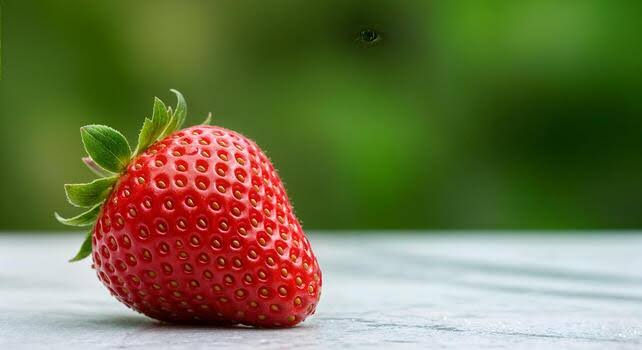
#> input picture sample images/images (1).jpg, 642 x 350 px, found by its file name
$ python ex25.py   (older library calls are emulated)
#> lines starting #> are read from the running program, lines starting #| are printed output that depends on the picture
import cv2
import numpy as np

# Read the image
img = cv2.imread(r"D:\Computer vision\sample images\images (1).jpg")
#> img is the input picture: shape (350, 642, 3); mean B, G, R 73.7, 116, 112.3

if img is None:
    print("Error: Image not found!")
else:
    # Convert to grayscale
    gray = cv2.cvtColor(img, cv2.COLOR_BGR2GRAY)
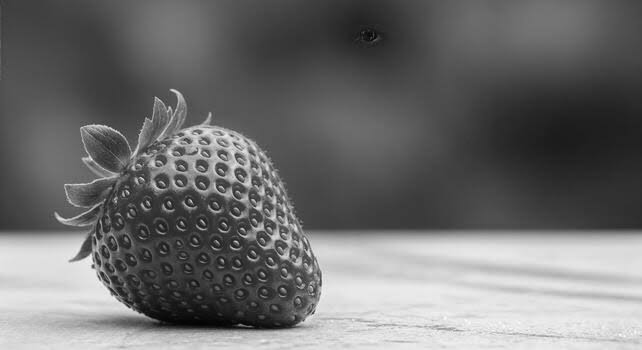
#> gray: shape (350, 642); min 4, max 251, mean 110.1

    # Gradient using Sobel operators
    grad_x = cv2.Sobel(gray, cv2.CV_64F, 1, 0, ksize=3)
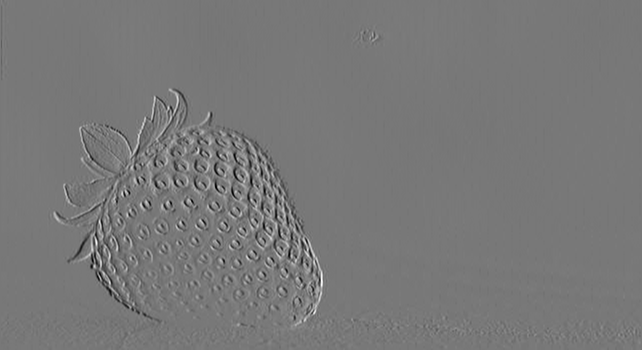
#> grad_x: shape (350, 642) float64; min -549, max 612, mean -0.2; drawn with min black and max white
    grad_y = cv2.Sobel(gray, cv2.CV_64F, 0, 1, ksize=3)
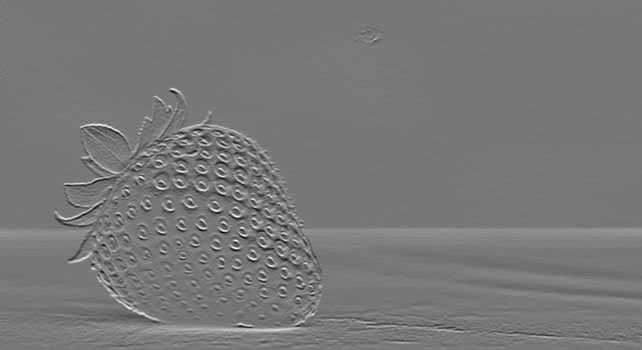
#> grad_y: shape (350, 642) float64; min -533, max 601, mean 3.2; drawn with min black and max white

    # Combine gradients
    gradient = cv2.magnitude(grad_x, grad_y)
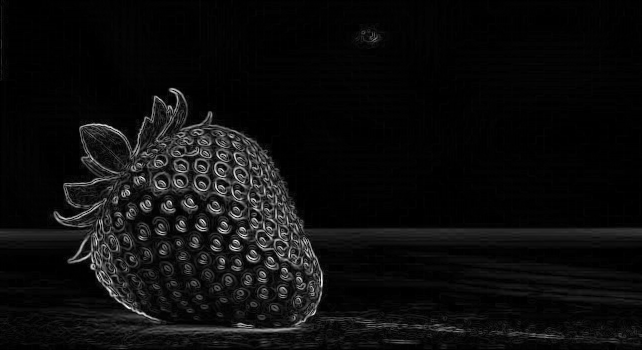
#> gradient: shape (350, 642) float64; min 0, max 640.1, mean 34.3; drawn with min black and max white

    # Convert to displayable format
    gradient = cv2.convertScaleAbs(gradient)
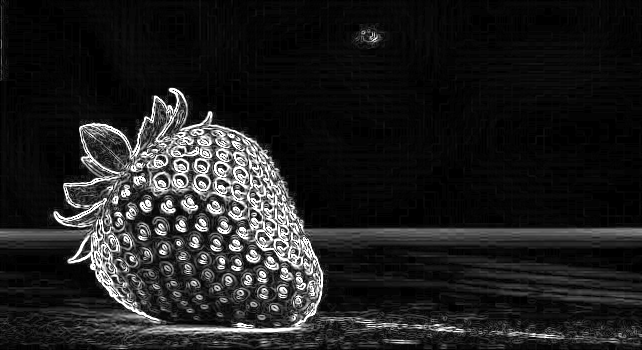
#> gradient: shape (350, 642); min 0, max 255, mean 32.2

    # Display images
    cv2.imshow("Original Image", img)
    cv2.imshow("Gradient Mask Image", gradient)

    cv2.waitKey(0)
    cv2.destroyAllWindows()

$ run again, with sample images/images (2).jpg copied over sample images/images (1).jpg
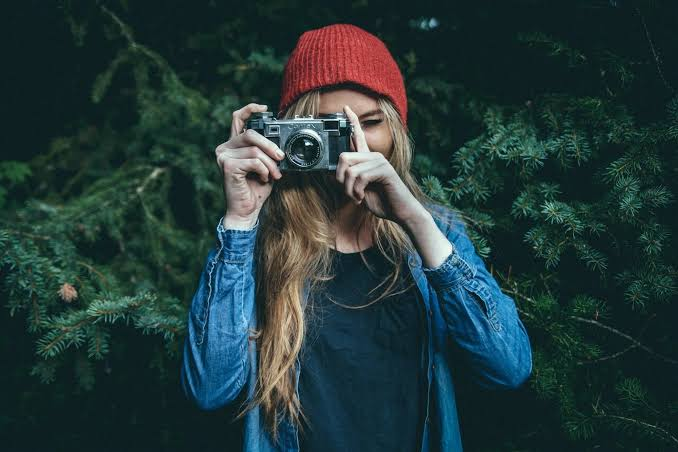
#> input picture sample images/images (2).jpg, 678 x 452 px, found by its file name
#> img is the input picture: shape (452, 678, 3); mean B, G, R 56.8, 56.5, 35.3
#> `grad_y = cv2.Sobel(gray, cv2.CV_64F, 0, 1, ksize=3)`:
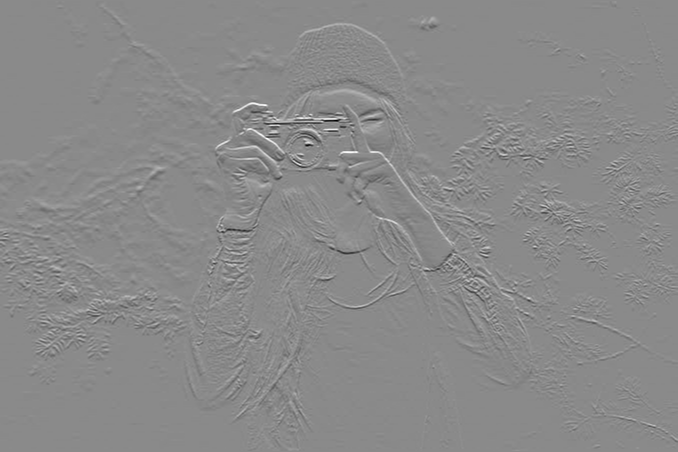
#> grad_y: shape (452, 678) float64; min -950, max 805, mean 0.1; drawn with min black and max white
#> `gradient = cv2.convertScaleAbs(gradient)`:
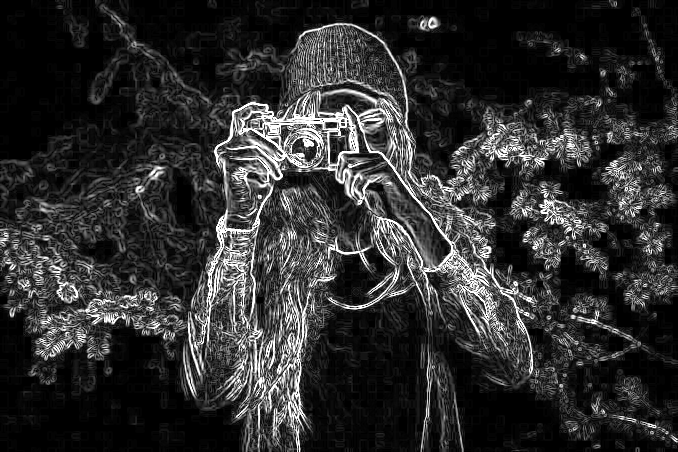
#> gradient: shape (452, 678); min 0, max 255, mean 46.7

$ run again, with sample images/images (3).jpg copied over sample images/images (1).jpg
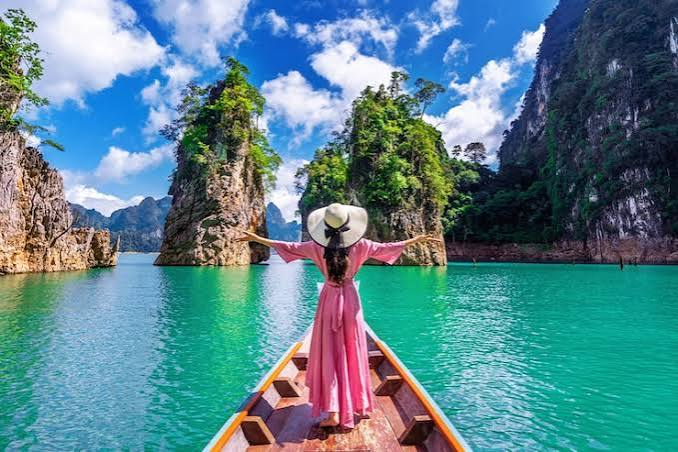
#> input picture sample images/images (3).jpg, 678 x 452 px, found by its file name
#> img is the input picture: shape (452, 678, 3); mean B, G, R 142.7, 131.7, 89.5
#> `grad_y = cv2.Sobel(gray, cv2.CV_64F, 0, 1, ksize=3)`:
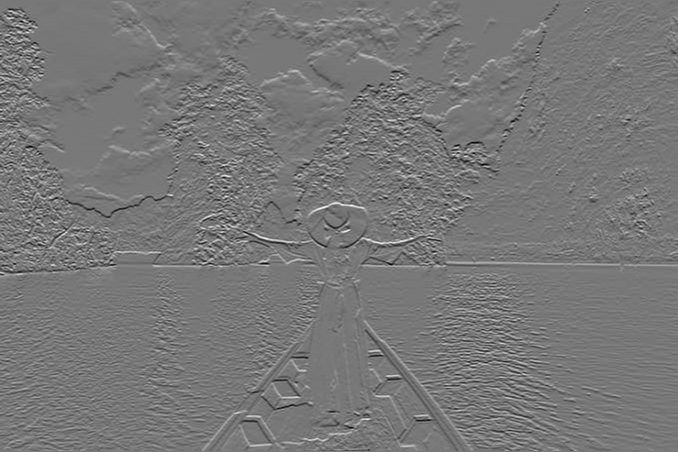
#> grad_y: shape (452, 678) float64; min -840, max 945, mean 0; drawn with min black and max white
#> `gradient = cv2.convertScaleAbs(gradient)`:
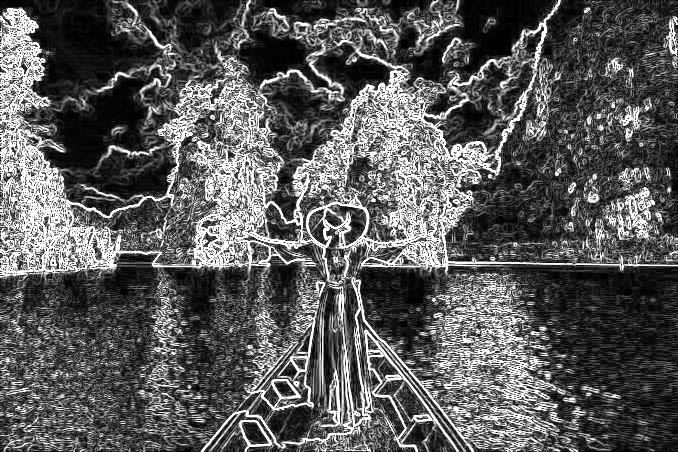
#> gradient: shape (452, 678); min 0, max 255, mean 90.3

$ run again, with sample images/images (4).jpg copied over sample images/images (1).jpg
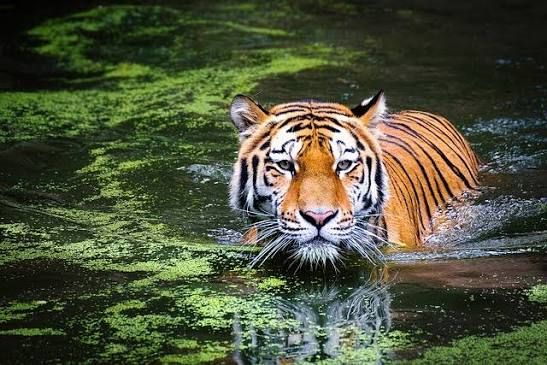
#> input picture sample images/images (4).jpg, 547 x 365 px, found by its file name
#> img is the input picture: shape (365, 547, 3); mean B, G, R 59.3, 83.1, 77.5
#> `grad_y = cv2.Sobel(gray, cv2.CV_64F, 0, 1, ksize=3)`:
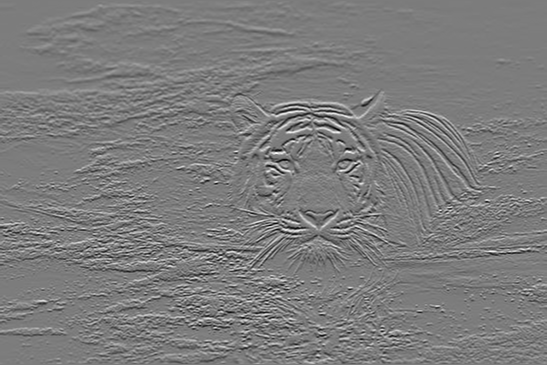
#> grad_y: shape (365, 547) float64; min -949, max 992, mean 1.1; drawn with min black and max white
#> `gradient = cv2.convertScaleAbs(gradient)`:
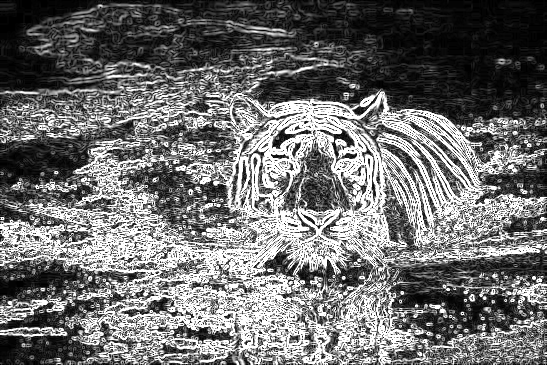
#> gradient: shape (365, 547); min 0, max 255, mean 110.8
